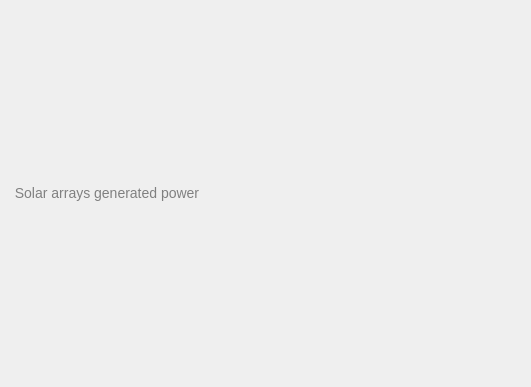
<?xml version="1.0" encoding="UTF-8"?>
<ui version="4.0">
 <class>Form</class>
 <widget class="QWidget" name="Form">
  <property name="geometry">
   <rect>
    <x>0</x>
    <y>0</y>
    <width>531</width>
    <height>387</height>
   </rect>
  </property>
  <property name="windowTitle">
   <string>Solar Array Power</string>
  </property>
  <property name="styleSheet">
   <string notr="true">QLabel {
    font-size: 14px;
    color: gray;
}</string>
  </property>
  <layout class="QVBoxLayout" name="verticalLayout">
   <item>
    <widget class="QLabel" name="label">
     <property name="sizePolicy">
      <sizepolicy hsizetype="Preferred" vsizetype="Fixed">
       <horstretch>0</horstretch>
       <verstretch>0</verstretch>
      </sizepolicy>
     </property>
     <property name="text">
      <string> Solar arrays generated power </string>
     </property>
    </widget>
   </item>
  </layout>
 </widget>
 <resources/>
 <connections/>
</ui>
